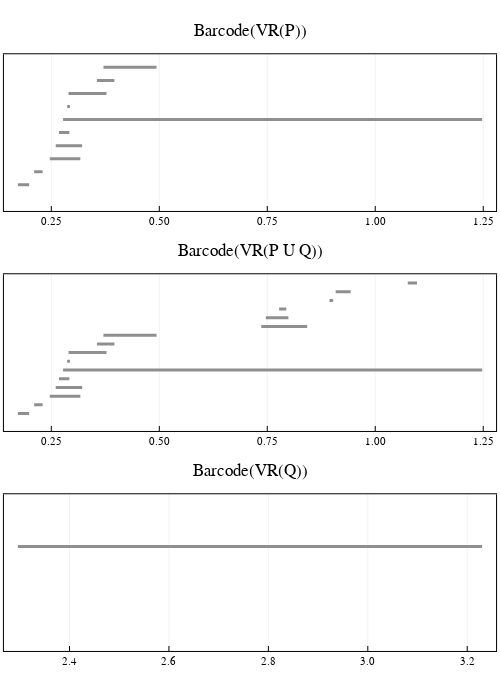

The cell this chart's notebook holds for it:
### Code cell
# plot all barcodes in dim 1
barcode_P = barcode(C_P, dim = 1)
barcode_union = barcode(C_union, dim = 1)
barcode_Q = barcode(C_Q, dim = 1)

l = grid(3,1)
p1 = plot_barcode(barcode_P, lw = 3, title = "Barcode(VR(P))", titlefontsize = 12)
p2 = plot_barcode(barcode_union, lw = 3, title = "Barcode(VR(P U Q))", titlefontsize = 12)
p3 = plot_barcode(barcode_Q, lw = 3, title = "Barcode(VR(Q))", titlefontsize = 12)
plot(p1, p2, p3, layout = l, size = (500, 700))

### Figure 1 — Plotly figure (JSON) as saved in the notebook; plotly's stock layout.template omitted (floating-point values rounded to 4 significant figures)
{"data": [{"colorbar": {"title": ""}, "hoverinfo": "text", "legendgroup": "y1", "line": {"color": "rgba(143, 143, 143, 1.000)", "dash": "solid", "shape": "linear", "width": 3}, "mode": "lines", "name": "y1", "showlegend": true, "text": ["class 3", "class 3"], "type": "scatter", "x": [0.1725, 0.1986], "xaxis": "x1", "y": [1, 1], "yaxis": "y1", "zmax": null, "zmin": null}, {"colorbar": {"title": ""}, "hoverinfo": "text", "legendgroup": "y2", "line": {"color": "rgba(143, 143, 143, 1.000)", "dash": "solid", "shape": "linear", "width": 3}, "mode": "lines", "name": "y2", "showlegend": true, "text": ["class 4", "class 4"], "type": "scatter", "x": [0.2102, 0.2299], "xaxis": "x1", "y": [2, 2], "yaxis": "y1", "zmax": null, "zmin": null}, {"colorbar": {"title": ""}, "hoverinfo": "text", "legendgroup": "y3", "line": {"color": "rgba(143, 143, 143, 1.000)", "dash": "solid", "shape": "linear", "width": 3}, "mode": "lines", "name": "y3", "showlegend": true, "text": ["class 5", "class 5"], "type": "scatter", "x": [0.2465, 0.3172], "xaxis": "x1", "y": [3, 3], "yaxis": "y1", "zmax": null, "zmin": null}, {"colorbar": {"title": ""}, "hoverinfo": "text", "legendgroup": "y4", "line": {"color": "rgba(143, 143, 143, 1.000)", "dash": "solid", "shape": "linear", "width": 3}, "mode": "lines", "name": "y4", "showlegend": true, "text": ["class 6", "class 6"], "type": "scatter", "x": [0.2602, 0.3213], "xaxis": "x1", "y": [4, 4], "yaxis": "y1", "zmax": null, "zmin": null}, {"colorbar": {"title": ""}, "hoverinfo": "text", "legendgroup": "y5", "line": {"color": "rgba(143, 143, 143, 1.000)", "dash": "solid", "shape": "linear", "width": 3}, "mode": "lines", "name": "y5", "showlegend": true, "text": ["class 7", "class 7"], "type": "scatter", "x": [0.2678, 0.2918], "xaxis": "x1", "y": [5, 5], "yaxis": "y1", "zmax": null, "zmin": null}, {"colorbar": {"title": ""}, "hoverinfo": "text", "legendgroup": "y6", "line": {"color": "rgba(143, 143, 143, 1.000)", "dash": "solid", "shape": "linear", "width": 3}, "mode": "lines", "name": "y6", "showlegend": true, "text": ["class 8", "class 8"], "type": "scatter", "x": [0.2772, 1.247], "xaxis": "x1", "y": [6, 6], "yaxis": "y1", "zmax": null, "zmin": null}, {"colorbar": {"title": ""}, "hoverinfo": "text", "legendgroup": "y7", "line": {"color": "rgba(143, 143, 143, 1.000)", "dash": "solid", "shape": "linear", "width": 3}, "mode": "lines", "name": "y7", "showlegend": true, "text": ["class 1", "class 1"], "type": "scatter", "x": [0.2868, 0.2931], "xaxis": "x1", "y": [7, 7], "yaxis": "y1", "zmax": null, "zmin": null}, {"colorbar": {"title": ""}, "hoverinfo": "text", "legendgroup": "y8", "line": {"color": "rgba(143, 143, 143, 1.000)", "dash": "solid", "shape": "linear", "width": 3}, "mode": "lines", "name": "y8", "showlegend": true, "text": ["class 9", "class 9"], "type": "scatter", "x": [0.2899, 0.3778], "xaxis": "x1", "y": [8, 8], "yaxis": "y1", "zmax": null, "zmin": null}, {"colorbar": {"title": ""}, "hoverinfo": "text", "legendgroup": "y9", "line": {"color": "rgba(143, 143, 143, 1.000)", "dash": "solid", "shape": "linear", "width": 3}, "mode": "lines", "name": "y9", "showlegend": true, "text": ["class 2", "class 2"], "type": "scatter", "x": [0.3555, 0.396], "xaxis": "x1", "y": [9, 9], "yaxis": "y1", "zmax": null, "zmin": null}, {"colorbar": {"title": ""}, "hoverinfo": "text", "legendgroup": "y10", "line": {"color": "rgba(143, 143, 143, 1.000)", "dash": "solid", "shape": "linear", "width": 3}, "mode": "lines", "name": "y10", "showlegend": true, "text": ["class 10", "class 10"], "type": "scatter", "x": [0.3707, 0.4937], "xaxis": "x1", "y": [10, 10], "yaxis": "y1", "zmax": null, "zmin": null}, {"colorbar": {"title": ""}, "hoverinfo": "text", "legendgroup": "y1", "line": {"color": "rgba(143, 143, 143, 1.000)", "dash": "solid", "shape": "linear", "width": 3}, "mode": "lines", "name": "y1", "showlegend": true, "text": ["class 5", "class 5"], "type": "scatter", "x": [0.1725, 0.1986], "xaxis": "x2", "y": [1, 1], "yaxis": "y2", "zmax": null, "zmin": null}, {"colorbar": {"title": ""}, "hoverinfo": "text", "legendgroup": "y2", "line": {"color": "rgba(143, 143, 143, 1.000)", "dash": "solid", "shape": "linear", "width": 3}, "mode": "lines", "name": "y2", "showlegend": true, "text": ["class 6", "class 6"], "type": "scatter", "x": [0.2102, 0.2299], "xaxis": "x2", "y": [2, 2], "yaxis": "y2", "zmax": null, "zmin": null}, {"colorbar": {"title": ""}, "hoverinfo": "text", "legendgroup": "y3", "line": {"color": "rgba(143, 143, 143, 1.000)", "dash": "solid", "shape": "linear", "width": 3}, "mode": "lines", "name": "y3", "showlegend": true, "text": ["class 7", "class 7"], "type": "scatter", "x": [0.2465, 0.3172], "xaxis": "x2", "y": [3, 3], "yaxis": "y2", "zmax": null, "zmin": null}, {"colorbar": {"title": ""}, "hoverinfo": "text", "legendgroup": "y4", "line": {"color": "rgba(143, 143, 143, 1.000)", "dash": "solid", "shape": "linear", "width": 3}, "mode": "lines", "name": "y4", "showlegend": true, "text": ["class 8", "class 8"], "type": "scatter", "x": [0.2602, 0.3213], "xaxis": "x2", "y": [4, 4], "yaxis": "y2", "zmax": null, "zmin": null}, {"colorbar": {"title": ""}, "hoverinfo": "text", "legendgroup": "y5", "line": {"color": "rgba(143, 143, 143, 1.000)", "dash": "solid", "shape": "linear", "width": 3}, "mode": "lines", "name": "y5", "showlegend": true, "text": ["class 9", "class 9"], "type": "scatter", "x": [0.2678, 0.2918], "xaxis": "x2", "y": [5, 5], "yaxis": "y2", "zmax": null, "zmin": null}, {"colorbar": {"title": ""}, "hoverinfo": "text", "legendgroup": "y6", "line": {"color": "rgba(143, 143, 143, 1.000)", "dash": "solid", "shape": "linear", "width": 3}, "mode": "lines", "name": "y6", "showlegend": true, "text": ["class 10", "class 10"], "type": "scatter", "x": [0.2772, 1.247], "xaxis": "x2", "y": [6, 6], "yaxis": "y2", "zmax": null, "zmin": null}, {"colorbar": {"title": ""}, "hoverinfo": "text", "legendgroup": "y7", "line": {"color": "rgba(143, 143, 143, 1.000)", "dash": "solid", "shape": "linear", "width": 3}, "mode": "lines", "name": "y7", "showlegend": true, "text": ["class 1", "class 1"], "type": "scatter", "x": [0.2868, 0.2931], "xaxis": "x2", "y": [7, 7], "yaxis": "y2", "zmax": null, "zmin": null}, {"colorbar": {"title": ""}, "hoverinfo": "text", "legendgroup": "y8", "line": {"color": "rgba(143, 143, 143, 1.000)", "dash": "solid", "shape": "linear", "width": 3}, "mode": "lines", "name": "y8", "showlegend": true, "text": ["class 11", "class 11"], "type": "scatter", "x": [0.2899, 0.3778], "xaxis": "x2", "y": [8, 8], "yaxis": "y2", "zmax": null, "zmin": null}, {"colorbar": {"title": ""}, "hoverinfo": "text", "legendgroup": "y9", "line": {"color": "rgba(143, 143, 143, 1.000)", "dash": "solid", "shape": "linear", "width": 3}, "mode": "lines", "name": "y9", "showlegend": true, "text": ["class 2", "class 2"], "type": "scatter", "x": [0.3555, 0.396], "xaxis": "x2", "y": [9, 9], "yaxis": "y2", "zmax": null, "zmin": null}, {"colorbar": {"title": ""}, "hoverinfo": "text", "legendgroup": "y10", "line": {"color": "rgba(143, 143, 143, 1.000)", "dash": "solid", "shape": "linear", "width": 3}, "mode": "lines", "name": "y10", "showlegend": true, "text": ["class 12", "class 12"], "type": "scatter", "x": [0.3707, 0.4937], "xaxis": "x2", "y": [10, 10], "yaxis": "y2", "zmax": null, "zmin": null}, {"colorbar": {"title": ""}, "hoverinfo": "text", "legendgroup": "y11", "line": {"color": "rgba(143, 143, 143, 1.000)", "dash": "solid", "shape": "linear", "width": 3}, "mode": "lines", "name": "y11", "showlegend": true, "text": ["class 13", "class 13"], "type": "scatter", "x": [0.7361, 0.8424], "xaxis": "x2", "y": [11, 11], "yaxis": "y2", "zmax": null, "zmin": null}, {"colorbar": {"title": ""}, "hoverinfo": "text", "legendgroup": "y12", "line": {"color": "rgba(143, 143, 143, 1.000)", "dash": "solid", "shape": "linear", "width": 3}, "mode": "lines", "name": "y12", "showlegend": true, "text": ["class 14", "class 14"], "type": "scatter", "x": [0.7467, 0.7989], "xaxis": "x2", "y": [12, 12], "yaxis": "y2", "zmax": null, "zmin": null}, {"colorbar": {"title": ""}, "hoverinfo": "text", "legendgroup": "y13", "line": {"color": "rgba(143, 143, 143, 1.000)", "dash": "solid", "shape": "linear", "width": 3}, "mode": "lines", "name": "y13", "showlegend": true, "text": ["class 15", "class 15"], "type": "scatter", "x": [0.7774, 0.7939], "xaxis": "x2", "y": [13, 13], "yaxis": "y2", "zmax": null, "zmin": null}, {"colorbar": {"title": ""}, "hoverinfo": "text", "legendgroup": "y14", "line": {"color": "rgba(143, 143, 143, 1.000)", "dash": "solid", "shape": "linear", "width": 3}, "mode": "lines", "name": "y14", "showlegend": true, "text": ["class 3", "class 3"], "type": "scatter", "x": [0.8942, 0.9025], "xaxis": "x2", "y": [14, 14], "yaxis": "y2", "zmax": null, "zmin": null}, {"colorbar": {"title": ""}, "hoverinfo": "text", "legendgroup": "y15", "line": {"color": "rgba(143, 143, 143, 1.000)", "dash": "solid", "shape": "linear", "width": 3}, "mode": "lines", "name": "y15", "showlegend": true, "text": ["class 16", "class 16"], "type": "scatter", "x": [0.9084, 0.943], "xaxis": "x2", "y": [15, 15], "yaxis": "y2", "zmax": null, "zmin": null}, {"colorbar": {"title": ""}, "hoverinfo": "text", "legendgroup": "y16", "line": {"color": "rgba(143, 143, 143, 1.000)", "dash": "solid", "shape": "linear", "width": 3}, "mode": "lines", "name": "y16", "showlegend": true, "text": ["class 4", "class 4"], "type": "scatter", "x": [1.075, 1.097], "xaxis": "x2", "y": [16, 16], "yaxis": "y2", "zmax": null, "zmin": null}, {"colorbar": {"title": ""}, "hoverinfo": "text", "legendgroup": "y1", "line": {"color": "rgba(143, 143, 143, 1.000)", "dash": "solid", "shape": "linear", "width": 3}, "mode": "lines", "name": "y1", "showlegend": true, "text": ["class 1", "class 1"], "type": "scatter", "x": [2.296, 3.23], "xaxis": "x3", "y": [1, 1], "yaxis": "y3", "zmax": null, "zmin": null}], "layout": {"annotations": [{"font": {"color": "rgba(0, 0, 0, 1.000)", "family": "sans-serif", "size": 17}, "rotation": 0, "showarrow": false, "text": "Barcode(VR(P))", "x": 0.5, "xanchor": "center", "xref": "paper", "y": 1, "yanchor": "top", "yref": "paper"}, {"font": {"color": "rgba(0, 0, 0, 1.000)", "family": "sans-serif", "size": 17}, "rotation": 0, "showarrow": false, "text": "Barcode(VR(P U Q))", "x": 0.5, "xanchor": "center", "xref": "paper", "y": 0.6667, "yanchor": "top", "yref": "paper"}, {"font": {"color": "rgba(0, 0, 0, 1.000)", "family": "sans-serif", "size": 17}, "rotation": 0, "showarrow": false, "text": "Barcode(VR(Q))", "x": 0.5, "xanchor": "center", "xref": "paper", "y": 0.3333, "yanchor": "top", "yref": "paper"}], "height": 700, "margin": {"b": 20, "l": 0, "r": 0, "t": 20}, "paper_bgcolor": "rgba(255, 255, 255, 1.000)", "plot_bgcolor": "rgba(255, 255, 255, 1.000)", "showlegend": false, "width": 500, "xaxis1": {"anchor": "y1", "domain": [0.007874, 0.9921], "gridcolor": "rgba(0, 0, 0, 0.100)", "gridwidth": 0.5, "linecolor": "rgba(0, 0, 0, 1.000)", "mirror": true, "range": [0.1403, 1.28], "showgrid": true, "showline": true, "showticklabels": true, "tickangle": 0, "tickcolor": "rgb(0, 0, 0)", "tickfont": {"color": "rgba(0, 0, 0, 1.000)", "family": "sans-serif", "size": 11}, "tickmode": "array", "ticks": "inside", "ticktext": ["0.25", "0.50", "0.75", "1.00", "1.25"], "tickvals": [0.25, 0.5, 0.75, 1, 1.25], "title": "", "titlefont": {"color": "rgba(0, 0, 0, 1.000)", "family": "sans-serif", "size": 15}, "type": "-", "visible": true, "zeroline": false, "zerolinecolor": "rgba(0, 0, 0, 1.000)"}, "xaxis2": {"anchor": "y2", "domain": [0.007874, 0.9921], "gridcolor": "rgba(0, 0, 0, 0.100)", "gridwidth": 0.5, "linecolor": "rgba(0, 0, 0, 1.000)", "mirror": true, "range": [0.1403, 1.28], "showgrid": true, "showline": true, "showticklabels": true, "tickangle": 0, "tickcolor": "rgb(0, 0, 0)", "tickfont": {"color": "rgba(0, 0, 0, 1.000)", "family": "sans-serif", "size": 11}, "tickmode": "array", "ticks": "inside", "ticktext": ["0.25", "0.50", "0.75", "1.00", "1.25"], "tickvals": [0.25, 0.5, 0.75, 1, 1.25], "title": "", "titlefont": {"color": "rgba(0, 0, 0, 1.000)", "family": "sans-serif", "size": 15}, "type": "-", "visible": true, "zeroline": false, "zerolinecolor": "rgba(0, 0, 0, 1.000)"}, "xaxis3": {"anchor": "y3", "domain": [0.007874, 0.9921], "gridcolor": "rgba(0, 0, 0, 0.100)", "gridwidth": 0.5, "linecolor": "rgba(0, 0, 0, 1.000)", "mirror": true, "range": [2.268, 3.258], "showgrid": true, "showline": true, "showticklabels": true, "tickangle": 0, "tickcolor": "rgb(0, 0, 0)", "tickfont": {"color": "rgba(0, 0, 0, 1.000)", "family": "sans-serif", "size": 11}, "tickmode": "array", "ticks": "inside", "ticktext": ["2.4", "2.6", "2.8", "3.0", "3.2"], "tickvals": [2.4, 2.6, 2.8, 3, 3.2], "title": "", "titlefont": {"color": "rgba(0, 0, 0, 1.000)", "family": "sans-serif", "size": 15}, "type": "-", "visible": true, "zeroline": false, "zerolinecolor": "rgba(0, 0, 0, 1.000)"}, "yaxis1": {"anchor": "x1", "domain": [0.7107, 0.9481], "gridcolor": "rgba(0, 0, 0, 0.100)", "gridwidth": 0.5, "linecolor": "rgba(0, 0, 0, 1.000)", "mirror": true, "range": [-1, 11], "showgrid": true, "showline": true, "showticklabels": true, "tickangle": 0, "tickcolor": "rgb(0, 0, 0)", "tickfont": {"color": "rgba(0, 0, 0, 1.000)", "family": "sans-serif", "size": 11}, "tickmode": "array", "ticks": "inside", "ticktext": [], "tickvals": [], "title": "", "titlefont": {"color": "rgba(0, 0, 0, 1.000)", "family": "sans-serif", "size": 15}, "type": "-", "visible": true, "zeroline": false, "zerolinecolor": "rgba(0, 0, 0, 1.000)"}, "yaxis2": {"anchor": "x2", "domain": [0.3773, 0.6147], "gridcolor": "rgba(0, 0, 0, 0.100)", "gridwidth": 0.5, "linecolor": "rgba(0, 0, 0, 1.000)", "mirror": true, "range": [-1, 17], "showgrid": true, "showline": true, "showticklabels": true, "tickangle": 0, "tickcolor": "rgb(0, 0, 0)", "tickfont": {"color": "rgba(0, 0, 0, 1.000)", "family": "sans-serif", "size": 11}, "tickmode": "array", "ticks": "inside", "ticktext": [], "tickvals": [], "title": "", "titlefont": {"color": "rgba(0, 0, 0, 1.000)", "family": "sans-serif", "size": 15}, "type": "-", "visible": true, "zeroline": false, "zerolinecolor": "rgba(0, 0, 0, 1.000)"}, "yaxis3": {"anchor": "x3", "domain": [0.04399, 0.2814], "gridcolor": "rgba(0, 0, 0, 0.100)", "gridwidth": 0.5, "linecolor": "rgba(0, 0, 0, 1.000)", "mirror": true, "range": [-1, 2], "showgrid": true, "showline": true, "showticklabels": true, "tickangle": 0, "tickcolor": "rgb(0, 0, 0)", "tickfont": {"color": "rgba(0, 0, 0, 1.000)", "family": "sans-serif", "size": 11}, "tickmode": "array", "ticks": "inside", "ticktext": [], "tickvals": [], "title": "", "titlefont": {"color": "rgba(0, 0, 0, 1.000)", "family": "sans-serif", "size": 15}, "type": "-", "visible": true, "zeroline": false, "zerolinecolor": "rgba(0, 0, 0, 1.000)"}}}
